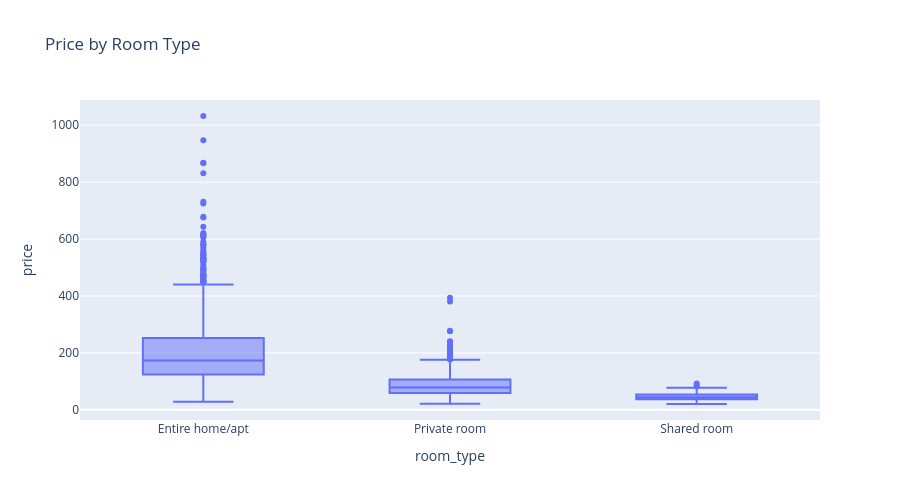

Notebook source saved alongside this figure:
### Markdown cell above
### Example 2 — Box plot: comparing room types

### Code cell
# exploratory viz to check price distribution per listing type

fig = px.box(df, x='room_type', y='price', title='Price by Room Type', height=500)
fig.show()

### Figure 1 — Plotly figure (JSON) as saved in the notebook; plotly's stock layout.template omitted (floating-point values rounded to 4 significant figures; data arrays with more than 128 entries replaced by an {"elided": "..."} marker saying what was removed)
{"data": [{"alignmentgroup": "True", "hovertemplate": "room_type=%{x}<br>price=%{y}<extra></extra>", "legendgroup": "", "marker": {"color": "#636efa"}, "name": "", "notched": false, "offsetgroup": "", "orientation": "v", "showlegend": false, "type": "box", "x": {"elided": "2500 str values"}, "x0": " ", "xaxis": "x", "y": {"elided": "2500 float values"}, "y0": " ", "yaxis": "y"}], "layout": {"boxmode": "group", "height": 500, "legend": {"tracegroupgap": 0}, "title": {"text": "Price by Room Type"}, "xaxis": {"anchor": "y", "domain": [0, 1], "title": {"text": "room_type"}}, "yaxis": {"anchor": "x", "domain": [0, 1], "title": {"text": "price"}}}}
